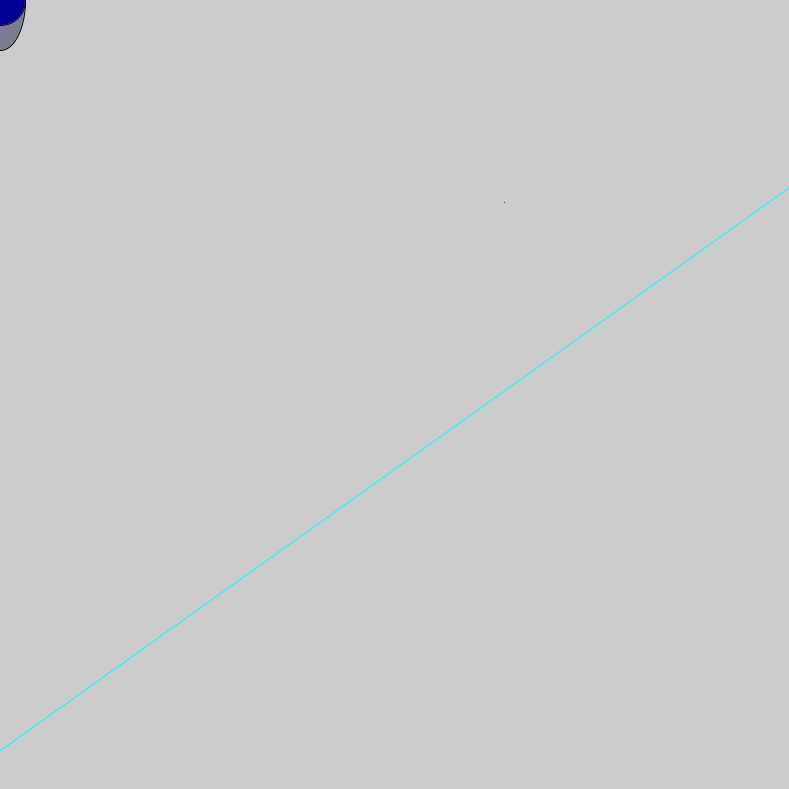
Frame 1 (no input)
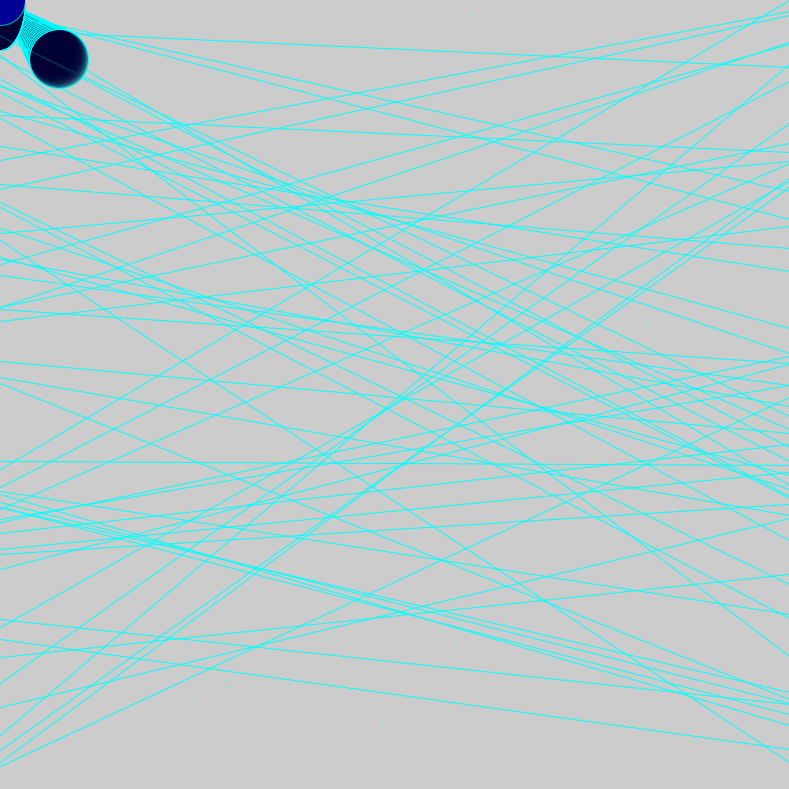
Frame 60 (the mouse pressed at the canvas centre just before this capture)
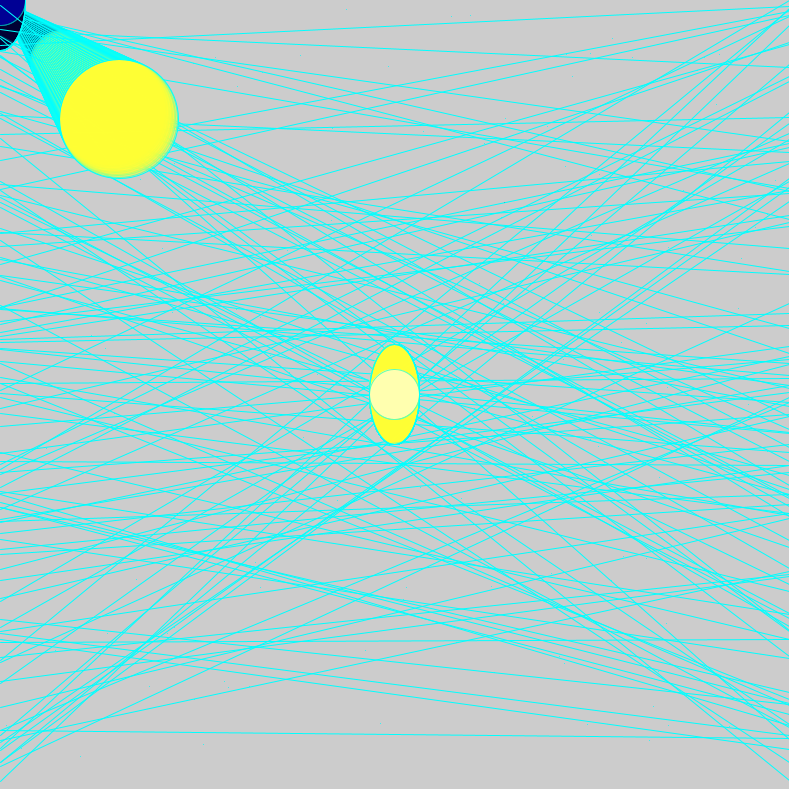
Frame 120 (the mouse held since frame 60 and released just before this capture)

The Processing sketch that drew these frames (run headless with seeded random() and noise(); from frame 60 on, the mouse is pressed at the canvas centre):

// Processing sketch: blandat
// ── blandat.pde
float y = 0;
float x = -50;

void setup()
{
  size(789, 789);
}
void draw()
{
point(random(780), random(780));
ellipse(y, y, y, y);
y = y + 1;
{
  fill(mouseX, mouseY, mouseX + 210);
  ellipse(mouseX, mouseY, 50,50);
  fill(mouseY, mouseX, 50,100);
  ellipse(mouseY, mouseX, 50,100);
{
stroke(0, 255, 255);
line(0, random(height), width, random(height));
ellipse(x, height / 2, 50, 50);
}
}
}
